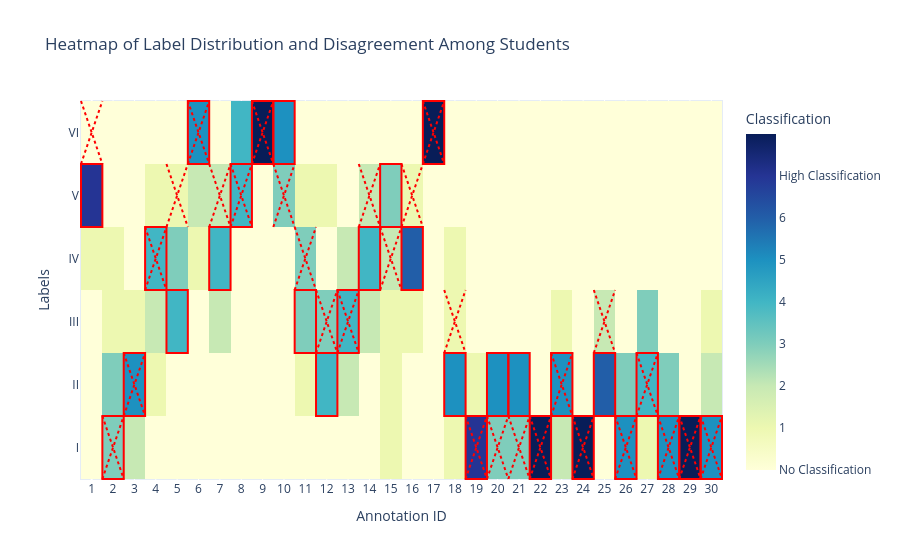

The code cell stored with this chart in its notebook:
### Code cell
majority_consensus_values = df_fitzpatrick['majority_consensus']
my_choice_values = df_fitzpatrick['choice']

heatmap_data = label_counts_df.T

fig_heatmap = go.Figure(data=go.Heatmap(
        z=heatmap_data.values,
        x=heatmap_data.columns,
        y=LABEL_NAMES1,
        colorscale='YlGnBu',
        colorbar=dict(
            title='Classification',
            tickvals=[0, 1, 2, 3, 4, 5, 6, 7],
            ticktext=["No Classification", "1", "2", "3", "4", "5", "6", "High Classification"]
        )
    ))

fig_heatmap.update_layout(
    xaxis=dict(title='Annotation ID', ticktext=df_fitzpatrick['annotation_id']),
    yaxis=dict(title='Labels', showgrid=False),  # Hide y-axis grid lines
    title='Heatmap of Label Distribution and Disagreement Among Students',
)

fig_heatmap.update_traces(
    hovertemplate='Annotation ID: %{x}<br>Label: %{y}<br>Frequency: %{z}',
)

fig_heatmap.update_xaxes(tickvals=list(heatmap_data.columns))

for annotation_id, consensus_label in enumerate(majority_consensus_values):
    fig_heatmap.add_shape(
        type='rect',
        x0=annotation_id - 0.5,  
        x1=annotation_id + 0.5,  
        y0=(consensus_label- 1) - 0.5, 
        y1=(consensus_label - 1) + 0.5,  
        line=dict(color='red', width=2),
        fillcolor='rgba(0,0,0,0)', 
    )
for annotation_id, consensus_label in enumerate(my_choice_values):
    fig_heatmap.add_shape(
        type='line', 
        x0=annotation_id - 0.5,  
        x1=annotation_id + 0.5,  
        y0=(consensus_label- 1) - 0.5,  
        y1=(consensus_label - 1) + 0.5, 
        line=dict(color='red', width=2, dash='dot'),
    )
    fig_heatmap.add_shape(
        type='line',  
        x0=annotation_id - 0.5, 
        x1=annotation_id + 0.5,  
        y0=(consensus_label- 1) + 0.5,  
        y1=(consensus_label - 1) - 0.5,
        line=dict(color='red', width=2, dash='dot'),
    )

fig_heatmap.show()

### Figure 1 — Plotly figure (JSON) as saved in the notebook; plotly's stock layout.template omitted (floating-point values rounded to 4 significant figures; data arrays with more than 128 entries replaced by an {"elided": "..."} marker saying what was removed)
{"data": [{"colorbar": {"ticktext": ["No Classification", "1", "2", "3", "4", "5", "6", "High Classification"], "tickvals": [0, 1, 2, 3, 4, 5, 6, 7], "title": {"text": "Classification"}}, "colorscale": [[0, "rgb(255,255,217)"], [0.125, "rgb(237,248,177)"], [0.25, "rgb(199,233,180)"], [0.375, "rgb(127,205,187)"], [0.5, "rgb(65,182,196)"], [0.625, "rgb(29,145,192)"], [0.75, "rgb(34,94,168)"], [0.875, "rgb(37,52,148)"], [1, "rgb(8,29,88)"]], "hovertemplate": "Annotation ID: %{x}<br>Label: %{y}<br>Frequency: %{z}", "type": "heatmap", "x": [0, 1, 2, 3, 4, 5, 6, 7, 8, 9, 10, 11, 12, 13, 14, 15, 16, 17, 18, 19, 20, 21, 22, 23, 24, 25, 26, 27, 28, 29], "y": ["I", "II", "III", "IV", "V", "VI"], "z": {"elided": "6x30 int values"}}], "layout": {"shapes": [{"fillcolor": "rgba(0,0,0,0)", "line": {"color": "red", "width": 2}, "type": "rect", "x0": -0.5, "x1": 0.5, "y0": 3.5, "y1": 4.5}, {"fillcolor": "rgba(0,0,0,0)", "line": {"color": "red", "width": 2}, "type": "rect", "x0": 0.5, "x1": 1.5, "y0": -0.5, "y1": 0.5}, {"fillcolor": "rgba(0,0,0,0)", "line": {"color": "red", "width": 2}, "type": "rect", "x0": 1.5, "x1": 2.5, "y0": 0.5, "y1": 1.5}, {"fillcolor": "rgba(0,0,0,0)", "line": {"color": "red", "width": 2}, "type": "rect", "x0": 2.5, "x1": 3.5, "y0": 2.5, "y1": 3.5}, {"fillcolor": "rgba(0,0,0,0)", "line": {"color": "red", "width": 2}, "type": "rect", "x0": 3.5, "x1": 4.5, "y0": 1.5, "y1": 2.5}, {"fillcolor": "rgba(0,0,0,0)", "line": {"color": "red", "width": 2}, "type": "rect", "x0": 4.5, "x1": 5.5, "y0": 4.5, "y1": 5.5}, {"fillcolor": "rgba(0,0,0,0)", "line": {"color": "red", "width": 2}, "type": "rect", "x0": 5.5, "x1": 6.5, "y0": 2.5, "y1": 3.5}, {"fillcolor": "rgba(0,0,0,0)", "line": {"color": "red", "width": 2}, "type": "rect", "x0": 6.5, "x1": 7.5, "y0": 3.5, "y1": 4.5}, {"fillcolor": "rgba(0,0,0,0)", "line": {"color": "red", "width": 2}, "type": "rect", "x0": 7.5, "x1": 8.5, "y0": 4.5, "y1": 5.5}, {"fillcolor": "rgba(0,0,0,0)", "line": {"color": "red", "width": 2}, "type": "rect", "x0": 8.5, "x1": 9.5, "y0": 4.5, "y1": 5.5}, {"fillcolor": "rgba(0,0,0,0)", "line": {"color": "red", "width": 2}, "type": "rect", "x0": 9.5, "x1": 10.5, "y0": 1.5, "y1": 2.5}, {"fillcolor": "rgba(0,0,0,0)", "line": {"color": "red", "width": 2}, "type": "rect", "x0": 10.5, "x1": 11.5, "y0": 0.5, "y1": 1.5}, {"fillcolor": "rgba(0,0,0,0)", "line": {"color": "red", "width": 2}, "type": "rect", "x0": 11.5, "x1": 12.5, "y0": 1.5, "y1": 2.5}, {"fillcolor": "rgba(0,0,0,0)", "line": {"color": "red", "width": 2}, "type": "rect", "x0": 12.5, "x1": 13.5, "y0": 2.5, "y1": 3.5}, {"fillcolor": "rgba(0,0,0,0)", "line": {"color": "red", "width": 2}, "type": "rect", "x0": 13.5, "x1": 14.5, "y0": 3.5, "y1": 4.5}, {"fillcolor": "rgba(0,0,0,0)", "line": {"color": "red", "width": 2}, "type": "rect", "x0": 14.5, "x1": 15.5, "y0": 2.5, "y1": 3.5}, {"fillcolor": "rgba(0,0,0,0)", "line": {"color": "red", "width": 2}, "type": "rect", "x0": 15.5, "x1": 16.5, "y0": 4.5, "y1": 5.5}, {"fillcolor": "rgba(0,0,0,0)", "line": {"color": "red", "width": 2}, "type": "rect", "x0": 16.5, "x1": 17.5, "y0": 0.5, "y1": 1.5}, {"fillcolor": "rgba(0,0,0,0)", "line": {"color": "red", "width": 2}, "type": "rect", "x0": 17.5, "x1": 18.5, "y0": -0.5, "y1": 0.5}, {"fillcolor": "rgba(0,0,0,0)", "line": {"color": "red", "width": 2}, "type": "rect", "x0": 18.5, "x1": 19.5, "y0": 0.5, "y1": 1.5}, {"fillcolor": "rgba(0,0,0,0)", "line": {"color": "red", "width": 2}, "type": "rect", "x0": 19.5, "x1": 20.5, "y0": 0.5, "y1": 1.5}, {"fillcolor": "rgba(0,0,0,0)", "line": {"color": "red", "width": 2}, "type": "rect", "x0": 20.5, "x1": 21.5, "y0": -0.5, "y1": 0.5}, {"fillcolor": "rgba(0,0,0,0)", "line": {"color": "red", "width": 2}, "type": "rect", "x0": 21.5, "x1": 22.5, "y0": 0.5, "y1": 1.5}, {"fillcolor": "rgba(0,0,0,0)", "line": {"color": "red", "width": 2}, "type": "rect", "x0": 22.5, "x1": 23.5, "y0": -0.5, "y1": 0.5}, {"fillcolor": "rgba(0,0,0,0)", "line": {"color": "red", "width": 2}, "type": "rect", "x0": 23.5, "x1": 24.5, "y0": 0.5, "y1": 1.5}, {"fillcolor": "rgba(0,0,0,0)", "line": {"color": "red", "width": 2}, "type": "rect", "x0": 24.5, "x1": 25.5, "y0": -0.5, "y1": 0.5}, {"fillcolor": "rgba(0,0,0,0)", "line": {"color": "red", "width": 2}, "type": "rect", "x0": 25.5, "x1": 26.5, "y0": 0.5, "y1": 1.5}, {"fillcolor": "rgba(0,0,0,0)", "line": {"color": "red", "width": 2}, "type": "rect", "x0": 26.5, "x1": 27.5, "y0": -0.5, "y1": 0.5}, {"fillcolor": "rgba(0,0,0,0)", "line": {"color": "red", "width": 2}, "type": "rect", "x0": 27.5, "x1": 28.5, "y0": -0.5, "y1": 0.5}, {"fillcolor": "rgba(0,0,0,0)", "line": {"color": "red", "width": 2}, "type": "rect", "x0": 28.5, "x1": 29.5, "y0": -0.5, "y1": 0.5}, {"line": {"color": "red", "dash": "dot", "width": 2}, "type": "line", "x0": -0.5, "x1": 0.5, "y0": 4.5, "y1": 5.5}, {"line": {"color": "red", "dash": "dot", "width": 2}, "type": "line", "x0": -0.5, "x1": 0.5, "y0": 5.5, "y1": 4.5}, {"line": {"color": "red", "dash": "dot", "width": 2}, "type": "line", "x0": 0.5, "x1": 1.5, "y0": -0.5, "y1": 0.5}, {"line": {"color": "red", "dash": "dot", "width": 2}, "type": "line", "x0": 0.5, "x1": 1.5, "y0": 0.5, "y1": -0.5}, {"line": {"color": "red", "dash": "dot", "width": 2}, "type": "line", "x0": 1.5, "x1": 2.5, "y0": 0.5, "y1": 1.5}, {"line": {"color": "red", "dash": "dot", "width": 2}, "type": "line", "x0": 1.5, "x1": 2.5, "y0": 1.5, "y1": 0.5}, {"line": {"color": "red", "dash": "dot", "width": 2}, "type": "line", "x0": 2.5, "x1": 3.5, "y0": 2.5, "y1": 3.5}, {"line": {"color": "red", "dash": "dot", "width": 2}, "type": "line", "x0": 2.5, "x1": 3.5, "y0": 3.5, "y1": 2.5}, {"line": {"color": "red", "dash": "dot", "width": 2}, "type": "line", "x0": 3.5, "x1": 4.5, "y0": 3.5, "y1": 4.5}, {"line": {"color": "red", "dash": "dot", "width": 2}, "type": "line", "x0": 3.5, "x1": 4.5, "y0": 4.5, "y1": 3.5}, {"line": {"color": "red", "dash": "dot", "width": 2}, "type": "line", "x0": 4.5, "x1": 5.5, "y0": 4.5, "y1": 5.5}, {"line": {"color": "red", "dash": "dot", "width": 2}, "type": "line", "x0": 4.5, "x1": 5.5, "y0": 5.5, "y1": 4.5}, {"line": {"color": "red", "dash": "dot", "width": 2}, "type": "line", "x0": 5.5, "x1": 6.5, "y0": 3.5, "y1": 4.5}, {"line": {"color": "red", "dash": "dot", "width": 2}, "type": "line", "x0": 5.5, "x1": 6.5, "y0": 4.5, "y1": 3.5}, {"line": {"color": "red", "dash": "dot", "width": 2}, "type": "line", "x0": 6.5, "x1": 7.5, "y0": 3.5, "y1": 4.5}, {"line": {"color": "red", "dash": "dot", "width": 2}, "type": "line", "x0": 6.5, "x1": 7.5, "y0": 4.5, "y1": 3.5}, {"line": {"color": "red", "dash": "dot", "width": 2}, "type": "line", "x0": 7.5, "x1": 8.5, "y0": 4.5, "y1": 5.5}, {"line": {"color": "red", "dash": "dot", "width": 2}, "type": "line", "x0": 7.5, "x1": 8.5, "y0": 5.5, "y1": 4.5}, {"line": {"color": "red", "dash": "dot", "width": 2}, "type": "line", "x0": 8.5, "x1": 9.5, "y0": 3.5, "y1": 4.5}, {"line": {"color": "red", "dash": "dot", "width": 2}, "type": "line", "x0": 8.5, "x1": 9.5, "y0": 4.5, "y1": 3.5}, {"line": {"color": "red", "dash": "dot", "width": 2}, "type": "line", "x0": 9.5, "x1": 10.5, "y0": 2.5, "y1": 3.5}, {"line": {"color": "red", "dash": "dot", "width": 2}, "type": "line", "x0": 9.5, "x1": 10.5, "y0": 3.5, "y1": 2.5}, {"line": {"color": "red", "dash": "dot", "width": 2}, "type": "line", "x0": 10.5, "x1": 11.5, "y0": 1.5, "y1": 2.5}, {"line": {"color": "red", "dash": "dot", "width": 2}, "type": "line", "x0": 10.5, "x1": 11.5, "y0": 2.5, "y1": 1.5}, {"line": {"color": "red", "dash": "dot", "width": 2}, "type": "line", "x0": 11.5, "x1": 12.5, "y0": 1.5, "y1": 2.5}, {"line": {"color": "red", "dash": "dot", "width": 2}, "type": "line", "x0": 11.5, "x1": 12.5, "y0": 2.5, "y1": 1.5}, {"line": {"color": "red", "dash": "dot", "width": 2}, "type": "line", "x0": 12.5, "x1": 13.5, "y0": 3.5, "y1": 4.5}, {"line": {"color": "red", "dash": "dot", "width": 2}, "type": "line", "x0": 12.5, "x1": 13.5, "y0": 4.5, "y1": 3.5}, {"line": {"color": "red", "dash": "dot", "width": 2}, "type": "line", "x0": 13.5, "x1": 14.5, "y0": 2.5, "y1": 3.5}, {"line": {"color": "red", "dash": "dot", "width": 2}, "type": "line", "x0": 13.5, "x1": 14.5, "y0": 3.5, "y1": 2.5}, {"line": {"color": "red", "dash": "dot", "width": 2}, "type": "line", "x0": 14.5, "x1": 15.5, "y0": 3.5, "y1": 4.5}, {"line": {"color": "red", "dash": "dot", "width": 2}, "type": "line", "x0": 14.5, "x1": 15.5, "y0": 4.5, "y1": 3.5}, {"line": {"color": "red", "dash": "dot", "width": 2}, "type": "line", "x0": 15.5, "x1": 16.5, "y0": 4.5, "y1": 5.5}, {"line": {"color": "red", "dash": "dot", "width": 2}, "type": "line", "x0": 15.5, "x1": 16.5, "y0": 5.5, "y1": 4.5}, {"line": {"color": "red", "dash": "dot", "width": 2}, "type": "line", "x0": 16.5, "x1": 17.5, "y0": 1.5, "y1": 2.5}, {"line": {"color": "red", "dash": "dot", "width": 2}, "type": "line", "x0": 16.5, "x1": 17.5, "y0": 2.5, "y1": 1.5}, {"line": {"color": "red", "dash": "dot", "width": 2}, "type": "line", "x0": 17.5, "x1": 18.5, "y0": -0.5, "y1": 0.5}, {"line": {"color": "red", "dash": "dot", "width": 2}, "type": "line", "x0": 17.5, "x1": 18.5, "y0": 0.5, "y1": -0.5}, {"line": {"color": "red", "dash": "dot", "width": 2}, "type": "line", "x0": 18.5, "x1": 19.5, "y0": -0.5, "y1": 0.5}, {"line": {"color": "red", "dash": "dot", "width": 2}, "type": "line", "x0": 18.5, "x1": 19.5, "y0": 0.5, "y1": -0.5}, {"line": {"color": "red", "dash": "dot", "width": 2}, "type": "line", "x0": 19.5, "x1": 20.5, "y0": -0.5, "y1": 0.5}, {"line": {"color": "red", "dash": "dot", "width": 2}, "type": "line", "x0": 19.5, "x1": 20.5, "y0": 0.5, "y1": -0.5}, {"line": {"color": "red", "dash": "dot", "width": 2}, "type": "line", "x0": 20.5, "x1": 21.5, "y0": -0.5, "y1": 0.5}, {"line": {"color": "red", "dash": "dot", "width": 2}, "type": "line", "x0": 20.5, "x1": 21.5, "y0": 0.5, "y1": -0.5}, {"line": {"color": "red", "dash": "dot", "width": 2}, "type": "line", "x0": 21.5, "x1": 22.5, "y0": 0.5, "y1": 1.5}, {"line": {"color": "red", "dash": "dot", "width": 2}, "type": "line", "x0": 21.5, "x1": 22.5, "y0": 1.5, "y1": 0.5}, {"line": {"color": "red", "dash": "dot", "width": 2}, "type": "line", "x0": 22.5, "x1": 23.5, "y0": -0.5, "y1": 0.5}, {"line": {"color": "red", "dash": "dot", "width": 2}, "type": "line", "x0": 22.5, "x1": 23.5, "y0": 0.5, "y1": -0.5}, {"line": {"color": "red", "dash": "dot", "width": 2}, "type": "line", "x0": 23.5, "x1": 24.5, "y0": 1.5, "y1": 2.5}, {"line": {"color": "red", "dash": "dot", "width": 2}, "type": "line", "x0": 23.5, "x1": 24.5, "y0": 2.5, "y1": 1.5}, {"line": {"color": "red", "dash": "dot", "width": 2}, "type": "line", "x0": 24.5, "x1": 25.5, "y0": -0.5, "y1": 0.5}, {"line": {"color": "red", "dash": "dot", "width": 2}, "type": "line", "x0": 24.5, "x1": 25.5, "y0": 0.5, "y1": -0.5}, {"line": {"color": "red", "dash": "dot", "width": 2}, "type": "line", "x0": 25.5, "x1": 26.5, "y0": 0.5, "y1": 1.5}, {"line": {"color": "red", "dash": "dot", "width": 2}, "type": "line", "x0": 25.5, "x1": 26.5, "y0": 1.5, "y1": 0.5}, {"line": {"color": "red", "dash": "dot", "width": 2}, "type": "line", "x0": 26.5, "x1": 27.5, "y0": -0.5, "y1": 0.5}, {"line": {"color": "red", "dash": "dot", "width": 2}, "type": "line", "x0": 26.5, "x1": 27.5, "y0": 0.5, "y1": -0.5}, {"line": {"color": "red", "dash": "dot", "width": 2}, "type": "line", "x0": 27.5, "x1": 28.5, "y0": -0.5, "y1": 0.5}, {"line": {"color": "red", "dash": "dot", "width": 2}, "type": "line", "x0": 27.5, "x1": 28.5, "y0": 0.5, "y1": -0.5}, {"line": {"color": "red", "dash": "dot", "width": 2}, "type": "line", "x0": 28.5, "x1": 29.5, "y0": -0.5, "y1": 0.5}, {"line": {"color": "red", "dash": "dot", "width": 2}, "type": "line", "x0": 28.5, "x1": 29.5, "y0": 0.5, "y1": -0.5}], "title": {"text": "Heatmap of Label Distribution and Disagreement Among Students"}, "xaxis": {"ticktext": [1, 2, 3, 4, 5, 6, 7, 8, 9, 10, 11, 12, 13, 14, 15, 16, 17, 18, 19, 20, 21, 22, 23, 24, 25, 26, 27, 28, 29, 30], "tickvals": [0, 1, 2, 3, 4, 5, 6, 7, 8, 9, 10, 11, 12, 13, 14, 15, 16, 17, 18, 19, 20, 21, 22, 23, 24, 25, 26, 27, 28, 29], "title": {"text": "Annotation ID"}}, "yaxis": {"showgrid": false, "title": {"text": "Labels"}}}}
